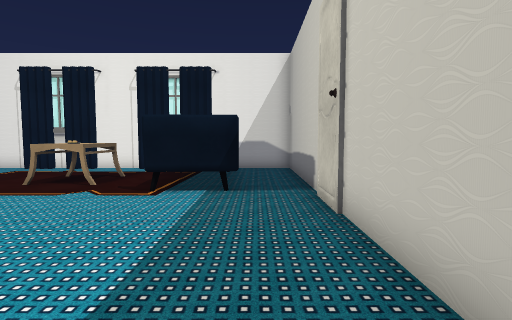
view 1 (above)

15 first-person views from a walk through a Unity game level. The camera is 1.3 m above the floor, tilts 4° down and sees 80° across. The floor is counted in squares, 1 m on a side. Each view is taken from the middle of a square. On the plan, view 1 faces up. The plan holds only what a view shows up to about 14 squares ahead; the rest is blank. The place goes on beyond the plan. Some animated figures are not drawn. Some surface patterns are stand-ins.

view 2
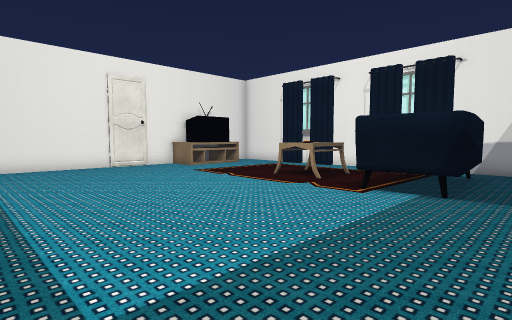

view 3
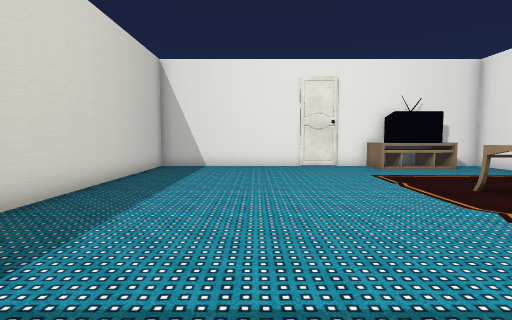

view 4
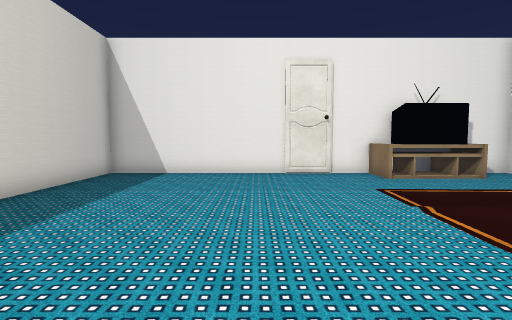

view 5
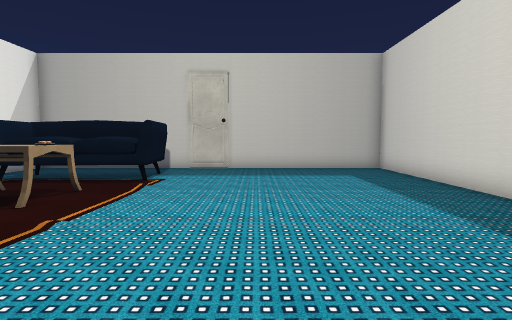

view 6
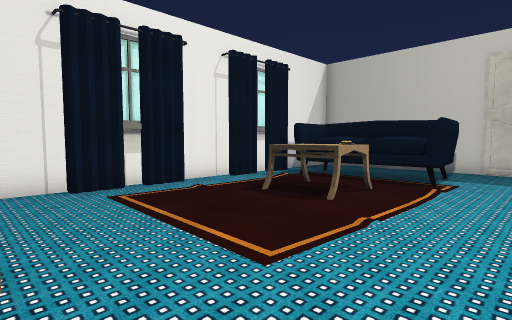

view 7
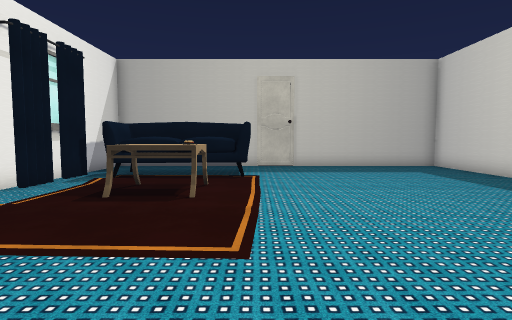

view 8
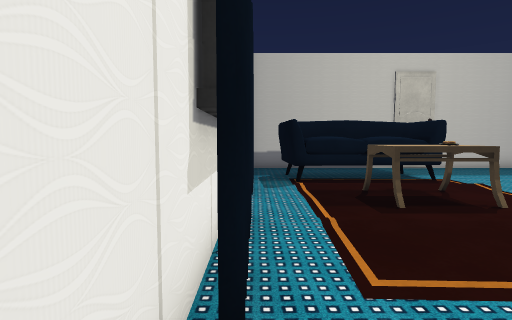

view 9
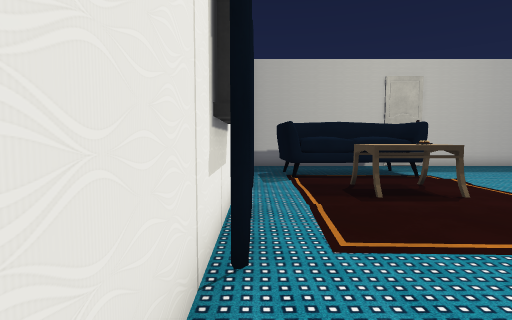

view 10
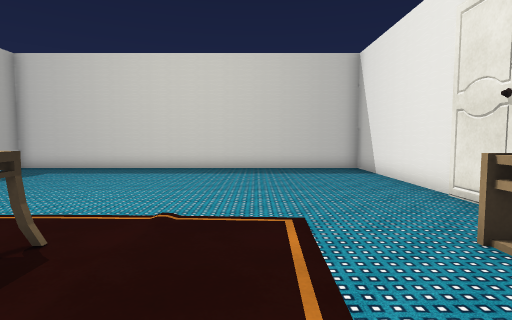

view 11
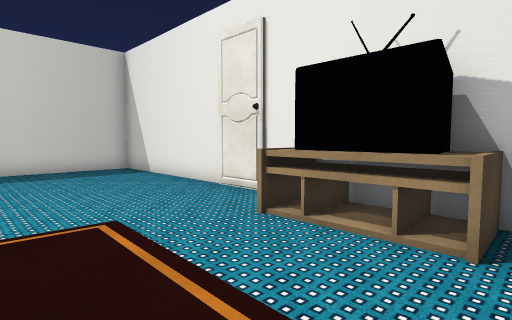

view 12
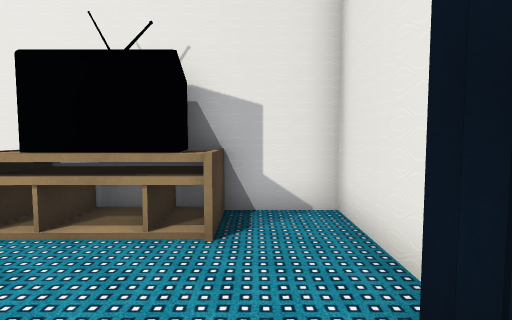

view 13
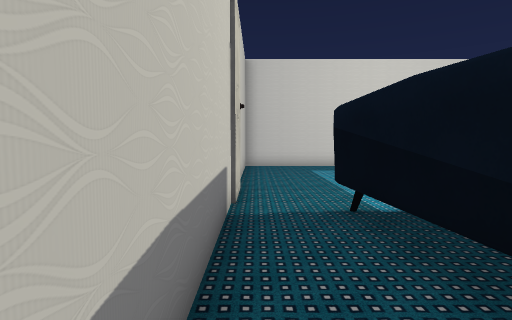

view 14
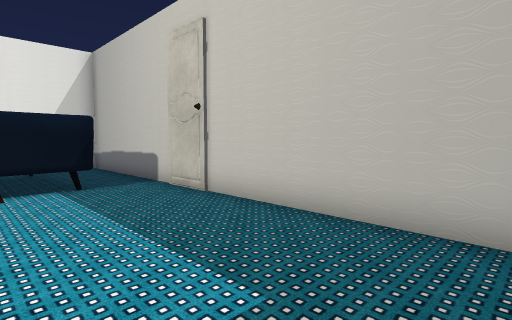

view 15
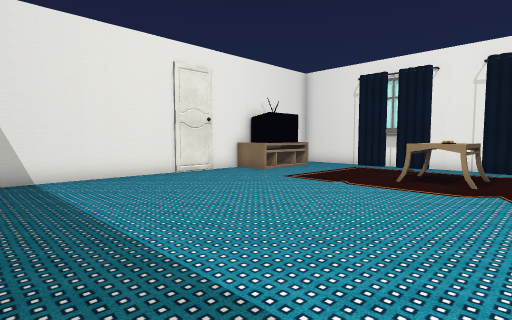

### Floor plan
Points are (right, up) in squares from view 1. A wall is a line through its corners. A room is listed if a view was taken in it or the views show most of it. See-through windows are left out.
Room 1 (views 1, 2, 3, 4, 5, 6, 7, 8, 9, 10, 11, 12, 13, 14, 15)
walls: (-8.1, 13.2) (-8.8, 13.2); (-4.8, 13.5) (-13.5, 13.5) (-13.5, -1.5) (1.5, -1.5) (1.5, 13.5) (-1.5, 13.5); (-2.8, 13.5) (-3.6, 13.5)
objects: TV (-13, 9) to (-12, 11); table (-6, 9) to (-5, 10); curtain (-4, 13); sofa (-3, 7) to (-1, 12)

Positions as (right, up) in squares from view 1, and headings:
1: (0, 0), facing up
2: (1, 0), facing up-left
3: (1, 3), facing left
4: (-2, 4), facing left
5: (-12, 4), facing right
6: (-12, 5), facing up-right
7: (-13, 7), facing right
8: (-12, 13), facing right
9: (-13, 13), facing right
10: (-9, 12), facing down
11: (-8, 12), facing down-left
12: (-8, 12), facing left
13: (1, 13), facing down
14: (-3, -1), facing up-right
15: (-3, -1), facing up-left
